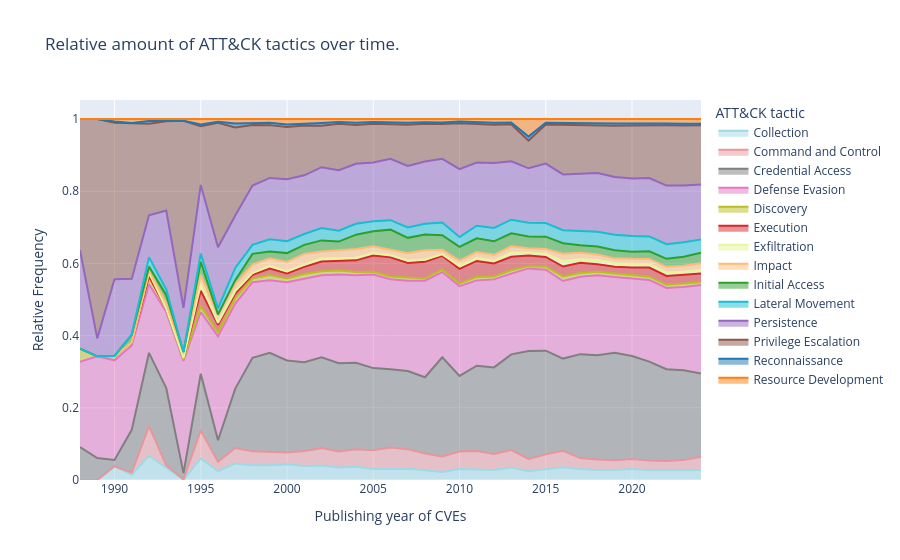

Here is the notebook cell this chart was saved with:
### Markdown cell above
### A.3.3 ATT&CK technique distribution within CVEs over the years

### Code cell
import pandas as pd
import numpy as np
import plotly.express as px
import ast

# Assume the dataframe 'df' is already loaded and prepared

# Step 1: Check and ensure attack_tactic column contains lists
def ensure_list_format(x):
    if isinstance(x, str):
        try:
            return ast.literal_eval(x)
        except (ValueError, SyntaxError):
            return x  # Return as-is if it's already a valid string or list
    elif isinstance(x, list):
        return x  # Return as-is if it's already a list
    else:
        return np.nan  # Set invalid values to NaN

df['attack_tactic'] = df['attack_tactic'].apply(ensure_list_format)

# Step 2: Drop rows with NaN in attack_tactic and make a copy to avoid the SettingWithCopyWarning
df_non_null = df.dropna(subset=['attack_tactic']).copy()

# Step 3: Extract the year from the published_date column using .loc[] to avoid the warning
df_non_null.loc[:, 'published_year'] = pd.to_datetime(df_non_null['published_date']).dt.year

# Step 4: Explode the attack_tactic list into separate rows to count each tactic per year
df_exploded = df_non_null.explode('attack_tactic')

# Step 4: Create the mapping between dataset format and the ATT&CK kill chain
tactic_mapping = {
    'reconnaissance': 'Reconnaissance',
    'resource-development': 'Resource Development',
    'initial-access': 'Initial Access',
    'execution': 'Execution',
    'persistence': 'Persistence',
    'privilege-escalation': 'Privilege Escalation',
    'defense-evasion': 'Defense Evasion',
    'credential-access': 'Credential Access',
    'discovery': 'Discovery',
    'lateral-movement': 'Lateral Movement',
    'collection': 'Collection',
    'command-and-control': 'Command and Control',
    'exfiltration': 'Exfiltration',
    'impact': 'Impact'
}

# Step 5: Translate the attack_tactic values using the mapping and filter only mapped values
df_exploded['attack_tactic_translated'] = df_exploded['attack_tactic'].map(tactic_mapping)
df_exploded = df_exploded.dropna(subset=['attack_tactic_translated'])

# Step 6: Group the data by year and translated attack_tactic, and count occurrences
tactic_by_year = df_exploded.groupby(['published_year', 'attack_tactic_translated']).size().reset_index(name='count')

# Step 7: Pivot the data so that each column represents an attack tactic, and each row represents a year
pivot_tactic_year = tactic_by_year.pivot(index='published_year', columns='attack_tactic_translated', values='count').fillna(0)

# Step 8: Normalize the data by year to calculate the relative amount of each attack tactic
pivot_tactic_year_normalized = pivot_tactic_year.div(pivot_tactic_year.sum(axis=1), axis=0).fillna(0)

# Step 9: Plot a Streamgraph using Plotly with distinct colors for each tactic
color_discrete_map = {
    'Reconnaissance': '#1f77b4',
    'Resource Development': '#ff7f0e',
    'Initial Access': '#2ca02c',
    'Execution': '#d62728',
    'Persistence': '#9467bd',
    'Privilege Escalation': '#8c564b',
    'Defense Evasion': '#e377c2',
    'Credential Access': '#7f7f7f',
    'Discovery': '#bcbd22',
    'Lateral Movement': '#17becf',
    'Collection': '#9edae5',
    'Command and Control': '#e7969c',
    'Exfiltration': '#e6f69c',
    'Impact': '#ffbb78'
}

fig = px.area(
    pivot_tactic_year_normalized,
    x=pivot_tactic_year_normalized.index,
    y=pivot_tactic_year_normalized.columns,
    title="Relative amount of ATT&CK tactics over time.",
    labels={"value": "Relative Frequency", "published_year": "Publishing year of CVEs", "attack_tactic_translated": "ATT&CK tactic"},
    color_discrete_map=color_discrete_map
)

# Display the Streamgraph
fig.show()

### Figure 1 — Plotly figure (JSON) as saved in the notebook; plotly's stock layout.template omitted (floating-point values rounded to 4 significant figures)
{"data": [{"fillpattern": {"shape": ""}, "hovertemplate": "ATT&CK tactic=Collection<br>Publishing year of CVEs=%{x}<br>Relative Frequency=%{y}<extra></extra>", "legendgroup": "Collection", "line": {"color": "#9edae5"}, "marker": {"symbol": "circle"}, "mode": "lines", "name": "Collection", "orientation": "v", "showlegend": true, "stackgroup": "1", "type": "scatter", "x": [1988, 1989, 1990, 1991, 1992, 1993, 1994, 1995, 1996, 1997, 1998, 1999, 2000, 2001, 2002, 2003, 2004, 2005, 2006, 2007, 2008, 2009, 2010, 2011, 2012, 2013, 2014, 2015, 2016, 2017, 2018, 2019, 2020, 2021, 2022, 2023, 2024], "xaxis": "x", "y": [0, 0, 0.038, 0.01424, 0.06728, 0.0328, 0.000793, 0.05983, 0.02482, 0.04566, 0.04084, 0.04061, 0.04334, 0.03871, 0.03987, 0.03442, 0.0366, 0.0303, 0.02995, 0.03146, 0.02719, 0.0225, 0.0303, 0.02964, 0.02743, 0.03463, 0.0242, 0.02953, 0.03544, 0.03081, 0.0277, 0.02739, 0.03014, 0.02704, 0.02625, 0.02717, 0.02802], "yaxis": "y"}, {"fillpattern": {"shape": ""}, "hovertemplate": "ATT&CK tactic=Command and Control<br>Publishing year of CVEs=%{x}<br>Relative Frequency=%{y}<extra></extra>", "legendgroup": "Command and Control", "line": {"color": "#e7969c"}, "marker": {"symbol": "circle"}, "mode": "lines", "name": "Command and Control", "orientation": "v", "showlegend": true, "stackgroup": "1", "type": "scatter", "x": [1988, 1989, 1990, 1991, 1992, 1993, 1994, 1995, 1996, 1997, 1998, 1999, 2000, 2001, 2002, 2003, 2004, 2005, 2006, 2007, 2008, 2009, 2010, 2011, 2012, 2013, 2014, 2015, 2016, 2017, 2018, 2019, 2020, 2021, 2022, 2023, 2024], "xaxis": "x", "y": [0, 0, 0, 0.006572, 0.08179, 0.007952, 0.000793, 0.07746, 0.02579, 0.04301, 0.0391, 0.03771, 0.03283, 0.04141, 0.04838, 0.04468, 0.04873, 0.05195, 0.05997, 0.05401, 0.0464, 0.04295, 0.04863, 0.05044, 0.04435, 0.04838, 0.03418, 0.04152, 0.04531, 0.02981, 0.02886, 0.02751, 0.02798, 0.02727, 0.02657, 0.02819, 0.03625], "yaxis": "y"}, {"fillpattern": {"shape": ""}, "hovertemplate": "ATT&CK tactic=Credential Access<br>Publishing year of CVEs=%{x}<br>Relative Frequency=%{y}<extra></extra>", "legendgroup": "Credential Access", "line": {"color": "#7f7f7f"}, "marker": {"symbol": "circle"}, "mode": "lines", "name": "Credential Access", "orientation": "v", "showlegend": true, "stackgroup": "1", "type": "scatter", "x": [1988, 1989, 1990, 1991, 1992, 1993, 1994, 1995, 1996, 1997, 1998, 1999, 2000, 2001, 2002, 2003, 2004, 2005, 2006, 2007, 2008, 2009, 2010, 2011, 2012, 2013, 2014, 2015, 2016, 2017, 2018, 2019, 2020, 2021, 2022, 2023, 2024], "xaxis": "x", "y": [0.09091, 0.06077, 0.01727, 0.1183, 0.2032, 0.2137, 0.01745, 0.1571, 0.05937, 0.1646, 0.2588, 0.2741, 0.2549, 0.2459, 0.2518, 0.2443, 0.2392, 0.2278, 0.2167, 0.2164, 0.211, 0.2745, 0.2093, 0.2364, 0.2401, 0.265, 0.2991, 0.2872, 0.2556, 0.288, 0.2893, 0.2978, 0.2855, 0.2736, 0.2541, 0.2489, 0.2305], "yaxis": "y"}, {"fillpattern": {"shape": ""}, "hovertemplate": "ATT&CK tactic=Defense Evasion<br>Publishing year of CVEs=%{x}<br>Relative Frequency=%{y}<extra></extra>", "legendgroup": "Defense Evasion", "line": {"color": "#e377c2"}, "marker": {"symbol": "circle"}, "mode": "lines", "name": "Defense Evasion", "orientation": "v", "showlegend": true, "stackgroup": "1", "type": "scatter", "x": [1988, 1989, 1990, 1991, 1992, 1993, 1994, 1995, 1996, 1997, 1998, 1999, 2000, 2001, 2002, 2003, 2004, 2005, 2006, 2007, 2008, 2009, 2010, 2011, 2012, 2013, 2014, 2015, 2016, 2017, 2018, 2019, 2020, 2021, 2022, 2023, 2024], "xaxis": "x", "y": [0.2364, 0.2818, 0.2763, 0.2333, 0.19, 0.2107, 0.3109, 0.1709, 0.2881, 0.2355, 0.2092, 0.2011, 0.2168, 0.2318, 0.2271, 0.2456, 0.2428, 0.2591, 0.2496, 0.25, 0.2675, 0.236, 0.2488, 0.2363, 0.2438, 0.2238, 0.2286, 0.2242, 0.2149, 0.2142, 0.2214, 0.2093, 0.2146, 0.2264, 0.2251, 0.2306, 0.2451], "yaxis": "y"}, {"fillpattern": {"shape": ""}, "hovertemplate": "ATT&CK tactic=Discovery<br>Publishing year of CVEs=%{x}<br>Relative Frequency=%{y}<extra></extra>", "legendgroup": "Discovery", "line": {"color": "#bcbd22"}, "marker": {"symbol": "circle"}, "mode": "lines", "name": "Discovery", "orientation": "v", "showlegend": true, "stackgroup": "1", "type": "scatter", "x": [1988, 1989, 1990, 1991, 1992, 1993, 1994, 1995, 1996, 1997, 1998, 1999, 2000, 2001, 2002, 2003, 2004, 2005, 2006, 2007, 2008, 2009, 2010, 2011, 2012, 2013, 2014, 2015, 2016, 2017, 2018, 2019, 2020, 2021, 2022, 2023, 2024], "xaxis": "x", "y": [0.03636, 0, 0.01209, 0.009858, 0.02243, 0.008946, 0.003172, 0.01603, 0.009976, 0.01424, 0.01009, 0.0146, 0.01051, 0.01309, 0.01123, 0.01167, 0.009178, 0.007425, 0.007595, 0.009788, 0.006392, 0.0075, 0.007324, 0.009351, 0.007854, 0.009309, 0.006326, 0.008558, 0.01253, 0.01056, 0.00951, 0.009713, 0.00848, 0.00883, 0.008779, 0.008859, 0.007945], "yaxis": "y"}, {"fillpattern": {"shape": ""}, "hovertemplate": "ATT&CK tactic=Execution<br>Publishing year of CVEs=%{x}<br>Relative Frequency=%{y}<extra></extra>", "legendgroup": "Execution", "line": {"color": "#d62728"}, "marker": {"symbol": "circle"}, "mode": "lines", "name": "Execution", "orientation": "v", "showlegend": true, "stackgroup": "1", "type": "scatter", "x": [1988, 1989, 1990, 1991, 1992, 1993, 1994, 1995, 1996, 1997, 1998, 1999, 2000, 2001, 2002, 2003, 2004, 2005, 2006, 2007, 2008, 2009, 2010, 2011, 2012, 2013, 2014, 2015, 2016, 2017, 2018, 2019, 2020, 2021, 2022, 2023, 2024], "xaxis": "x", "y": [0, 0, 0, 0, 0, 0, 0.003965, 0.04327, 0.0219, 0.01338, 0.01033, 0.01754, 0.0136, 0.01942, 0.027, 0.02687, 0.03196, 0.04522, 0.05289, 0.03961, 0.04585, 0.03733, 0.04043, 0.0447, 0.03626, 0.03748, 0.02949, 0.02693, 0.02755, 0.02846, 0.02068, 0.01913, 0.02185, 0.02518, 0.02456, 0.02473, 0.02448], "yaxis": "y"}, {"fillpattern": {"shape": ""}, "hovertemplate": "ATT&CK tactic=Exfiltration<br>Publishing year of CVEs=%{x}<br>Relative Frequency=%{y}<extra></extra>", "legendgroup": "Exfiltration", "line": {"color": "#e6f69c"}, "marker": {"symbol": "circle"}, "mode": "lines", "name": "Exfiltration", "orientation": "v", "showlegend": true, "stackgroup": "1", "type": "scatter", "x": [1988, 1989, 1990, 1991, 1992, 1993, 1994, 1995, 1996, 1997, 1998, 1999, 2000, 2001, 2002, 2003, 2004, 2005, 2006, 2007, 2008, 2009, 2010, 2011, 2012, 2013, 2014, 2015, 2016, 2017, 2018, 2019, 2020, 2021, 2022, 2023, 2024], "xaxis": "x", "y": [0, 0, 0, 0, 0.009235, 0, 0, 0.01709, 0.005596, 0.006728, 0.004699, 0.00756, 0.005449, 0.006749, 0.007966, 0.006928, 0.007069, 0.006677, 0.006953, 0.006773, 0.006274, 0.004298, 0.007618, 0.007788, 0.007882, 0.01117, 0.007435, 0.00886, 0.01508, 0.009425, 0.01174, 0.009803, 0.00887, 0.009472, 0.009285, 0.008745, 0.009809], "yaxis": "y"}, {"fillpattern": {"shape": ""}, "hovertemplate": "ATT&CK tactic=Impact<br>Publishing year of CVEs=%{x}<br>Relative Frequency=%{y}<extra></extra>", "legendgroup": "Impact", "line": {"color": "#ffbb78"}, "marker": {"symbol": "circle"}, "mode": "lines", "name": "Impact", "orientation": "v", "showlegend": true, "stackgroup": "1", "type": "scatter", "x": [1988, 1989, 1990, 1991, 1992, 1993, 1994, 1995, 1996, 1997, 1998, 1999, 2000, 2001, 2002, 2003, 2004, 2005, 2006, 2007, 2008, 2009, 2010, 2011, 2012, 2013, 2014, 2015, 2016, 2017, 2018, 2019, 2020, 2021, 2022, 2023, 2024], "xaxis": "x", "y": [0, 0, 0, 0, 0.006596, 0.0159, 0.01745, 0.02618, 0.02165, 0.01997, 0.02332, 0.02085, 0.02679, 0.02937, 0.01986, 0.02311, 0.0243, 0.01919, 0.0142, 0.02045, 0.02568, 0.0124, 0.01506, 0.01644, 0.01593, 0.01754, 0.0124, 0.0129, 0.0205, 0.01821, 0.01551, 0.01323, 0.0152, 0.01471, 0.01598, 0.01664, 0.01807], "yaxis": "y"}, {"fillpattern": {"shape": ""}, "hovertemplate": "ATT&CK tactic=Initial Access<br>Publishing year of CVEs=%{x}<br>Relative Frequency=%{y}<extra></extra>", "legendgroup": "Initial Access", "line": {"color": "#2ca02c"}, "marker": {"symbol": "circle"}, "mode": "lines", "name": "Initial Access", "orientation": "v", "showlegend": true, "stackgroup": "1", "type": "scatter", "x": [1988, 1989, 1990, 1991, 1992, 1993, 1994, 1995, 1996, 1997, 1998, 1999, 2000, 2001, 2002, 2003, 2004, 2005, 2006, 2007, 2008, 2009, 2010, 2011, 2012, 2013, 2014, 2015, 2016, 2017, 2018, 2019, 2020, 2021, 2022, 2023, 2024], "xaxis": "x", "y": [0, 0, 0, 0.01972, 0.01055, 0.02187, 0, 0.03686, 0.00146, 0.01052, 0.03005, 0.01864, 0.02423, 0.02499, 0.03047, 0.02286, 0.0397, 0.04166, 0.05566, 0.04226, 0.04356, 0.04043, 0.03804, 0.03855, 0.03755, 0.0361, 0.03299, 0.03438, 0.02906, 0.02076, 0.02206, 0.02247, 0.01944, 0.02105, 0.02216, 0.02464, 0.02939], "yaxis": "y"}, {"fillpattern": {"shape": ""}, "hovertemplate": "ATT&CK tactic=Lateral Movement<br>Publishing year of CVEs=%{x}<br>Relative Frequency=%{y}<extra></extra>", "legendgroup": "Lateral Movement", "line": {"color": "#17becf"}, "marker": {"symbol": "circle"}, "mode": "lines", "name": "Lateral Movement", "orientation": "v", "showlegend": true, "stackgroup": "1", "type": "scatter", "x": [1988, 1989, 1990, 1991, 1992, 1993, 1994, 1995, 1996, 1997, 1998, 1999, 2000, 2001, 2002, 2003, 2004, 2005, 2006, 2007, 2008, 2009, 2010, 2011, 2012, 2013, 2014, 2015, 2016, 2017, 2018, 2019, 2020, 2021, 2022, 2023, 2024], "xaxis": "x", "y": [0, 0, 0, 0.001095, 0.02639, 0.0159, 0, 0.02244, 0.01655, 0.03371, 0.02494, 0.03406, 0.03315, 0.03002, 0.03401, 0.03016, 0.03027, 0.02736, 0.02631, 0.02908, 0.02969, 0.0356, 0.02749, 0.03482, 0.03708, 0.03773, 0.03763, 0.03764, 0.03595, 0.0398, 0.04071, 0.04319, 0.04358, 0.04118, 0.04057, 0.04022, 0.03636], "yaxis": "y"}, {"fillpattern": {"shape": ""}, "hovertemplate": "ATT&CK tactic=Persistence<br>Publishing year of CVEs=%{x}<br>Relative Frequency=%{y}<extra></extra>", "legendgroup": "Persistence", "line": {"color": "#9467bd"}, "marker": {"symbol": "circle"}, "mode": "lines", "name": "Persistence", "orientation": "v", "showlegend": true, "stackgroup": "1", "type": "scatter", "x": [1988, 1989, 1990, 1991, 1992, 1993, 1994, 1995, 1996, 1997, 1998, 1999, 2000, 2001, 2002, 2003, 2004, 2005, 2006, 2007, 2008, 2009, 2010, 2011, 2012, 2013, 2014, 2015, 2016, 2017, 2018, 2019, 2020, 2021, 2022, 2023, 2024], "xaxis": "x", "y": [0.2727, 0.04972, 0.2124, 0.1544, 0.1161, 0.2187, 0.1221, 0.1902, 0.1696, 0.1455, 0.1641, 0.1701, 0.1716, 0.1626, 0.1687, 0.1676, 0.1662, 0.1627, 0.1697, 0.1702, 0.1729, 0.1761, 0.1879, 0.175, 0.1795, 0.1617, 0.151, 0.1646, 0.1545, 0.1592, 0.1628, 0.1596, 0.1592, 0.1617, 0.1623, 0.1572, 0.1528], "yaxis": "y"}, {"fillpattern": {"shape": ""}, "hovertemplate": "ATT&CK tactic=Privilege Escalation<br>Publishing year of CVEs=%{x}<br>Relative Frequency=%{y}<extra></extra>", "legendgroup": "Privilege Escalation", "line": {"color": "#8c564b"}, "marker": {"symbol": "circle"}, "mode": "lines", "name": "Privilege Escalation", "orientation": "v", "showlegend": true, "stackgroup": "1", "type": "scatter", "x": [1988, 1989, 1990, 1991, 1992, 1993, 1994, 1995, 1996, 1997, 1998, 1999, 2000, 2001, 2002, 2003, 2004, 2005, 2006, 2007, 2008, 2009, 2010, 2011, 2012, 2013, 2014, 2015, 2016, 2017, 2018, 2019, 2020, 2021, 2022, 2023, 2024], "xaxis": "x", "y": [0.3636, 0.6077, 0.4335, 0.4315, 0.2533, 0.2475, 0.5186, 0.1624, 0.345, 0.2438, 0.1677, 0.1462, 0.145, 0.1378, 0.115, 0.1285, 0.1075, 0.1076, 0.09559, 0.1141, 0.1042, 0.09675, 0.1273, 0.1066, 0.1066, 0.1029, 0.07648, 0.1085, 0.1374, 0.1335, 0.1325, 0.1423, 0.1469, 0.1464, 0.1668, 0.1659, 0.1638], "yaxis": "y"}, {"fillpattern": {"shape": ""}, "hovertemplate": "ATT&CK tactic=Reconnaissance<br>Publishing year of CVEs=%{x}<br>Relative Frequency=%{y}<extra></extra>", "legendgroup": "Reconnaissance", "line": {"color": "#1f77b4"}, "marker": {"symbol": "circle"}, "mode": "lines", "name": "Reconnaissance", "orientation": "v", "showlegend": true, "stackgroup": "1", "type": "scatter", "x": [1988, 1989, 1990, 1991, 1992, 1993, 1994, 1995, 1996, 1997, 1998, 1999, 2000, 2001, 2002, 2003, 2004, 2005, 2006, 2007, 2008, 2009, 2010, 2011, 2012, 2013, 2014, 2015, 2016, 2017, 2018, 2019, 2020, 2021, 2022, 2023, 2024], "xaxis": "x", "y": [0, 0, 0.003454, 0, 0.007916, 0.001988, 0, 0.005342, 0.002433, 0.01109, 0.006033, 0.006421, 0.006606, 0.006074, 0.007571, 0.004993, 0.006167, 0.004613, 0.005542, 0.005477, 0.004584, 0.004211, 0.004541, 0.004646, 0.004876, 0.004478, 0.01137, 0.004698, 0.004786, 0.0058, 0.005088, 0.005779, 0.005607, 0.00521, 0.005054, 0.00476, 0.004114], "yaxis": "y"}, {"fillpattern": {"shape": ""}, "hovertemplate": "ATT&CK tactic=Resource Development<br>Publishing year of CVEs=%{x}<br>Relative Frequency=%{y}<extra></extra>", "legendgroup": "Resource Development", "line": {"color": "#ff7f0e"}, "marker": {"symbol": "circle"}, "mode": "lines", "name": "Resource Development", "orientation": "v", "showlegend": true, "stackgroup": "1", "type": "scatter", "x": [1988, 1989, 1990, 1991, 1992, 1993, 1994, 1995, 1996, 1997, 1998, 1999, 2000, 2001, 2002, 2003, 2004, 2005, 2006, 2007, 2008, 2009, 2010, 2011, 2012, 2013, 2014, 2015, 2016, 2017, 2018, 2019, 2020, 2021, 2022, 2023, 2024], "xaxis": "x", "y": [0, 0, 0.006908, 0.01095, 0.005277, 0.003976, 0.004758, 0.01496, 0.007786, 0.01231, 0.01079, 0.01057, 0.01525, 0.0121, 0.01099, 0.008333, 0.01034, 0.008404, 0.009361, 0.01043, 0.008826, 0.009464, 0.007153, 0.009227, 0.01073, 0.009812, 0.04877, 0.01047, 0.0115, 0.01152, 0.01214, 0.01277, 0.0126, 0.01195, 0.0125, 0.01346, 0.01333], "yaxis": "y"}], "layout": {"legend": {"title": {"text": "ATT&CK tactic"}, "tracegroupgap": 0}, "title": {"text": "Relative amount of ATT&CK tactics over time."}, "xaxis": {"anchor": "y", "domain": [0, 1], "title": {"text": "Publishing year of CVEs"}}, "yaxis": {"anchor": "x", "domain": [0, 1], "title": {"text": "Relative Frequency"}}}}
